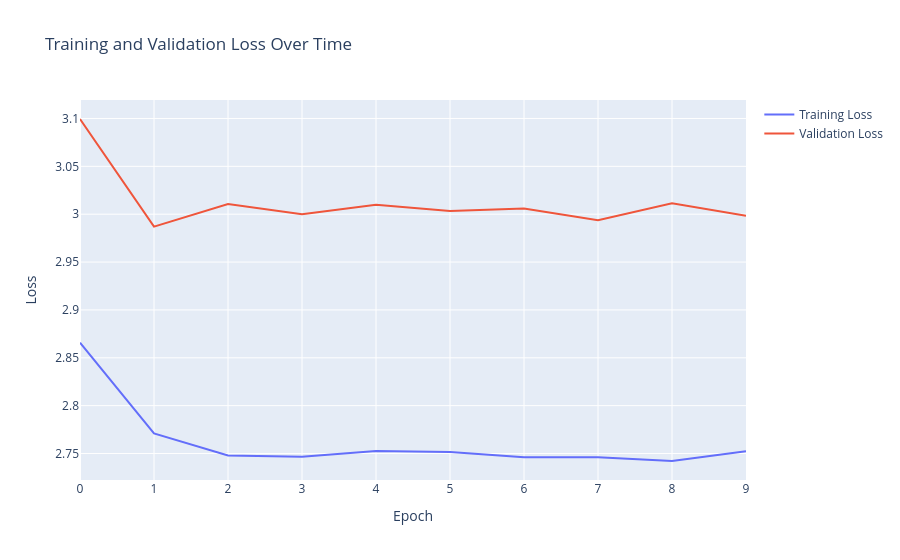

Notebook cell for this chart:
### Code cell
import plotly.graph_objects as go
import time

# Taken from Lesson 19
def train_model(model, optimizer, num_epochs, checkpoint_path):
    """Train, keep the checkpoint with the lowest validation loss, and plot the losses."""
    training_losses = []
    validation_losses = []
    best_validation_loss = float('inf')
    best_validation_epoch = -1
    training_start = time.time()

    for epoch in range(num_epochs):
        model.train()
        epoch_loss = 0
        num_batches = 0
        for images, labels in train_loader:
            images = images.to(device)
            labels = labels.to(device)
            outputs = model(images)
            optimizer.zero_grad() 
            loss = criterion(outputs, labels)
            loss.backward() 
            optimizer.step()
            
            epoch_loss += loss.item()
            num_batches += 1

        avg_loss = epoch_loss / num_batches
        training_losses.append(avg_loss)

        # Compute validation loss. Don't need gradients here.
        model.eval()
        with torch.no_grad():
            val_total = 0
            for images, labels in val_loader:
                val_outputs = model(images.to(device))
                val_total += criterion(val_outputs, labels.to(device)).item() * len(labels)
            validation_loss = val_total / len(images_val)
            validation_losses.append(validation_loss)

        # Save the model if this is the best validation loss so far
        if validation_loss < best_validation_loss:
            best_validation_loss = validation_loss
            best_validation_epoch = epoch
            torch.save(model.state_dict(), checkpoint_path)
            best_marker = ' *'
        else:
            best_marker = ''

        print(f'Epoch [{epoch}/{num_epochs}], Train Loss: {avg_loss:.5f}, Val Loss: {validation_loss:.5f}{best_marker}')

    total_time = time.time() - training_start
    print(f'Average time per epoch: {total_time / num_epochs:.2f}s')
    print(f'Best validation loss: {best_validation_loss:.5f} (epoch {best_validation_epoch})')

    fig = go.Figure()
    fig.add_trace(go.Scatter(x=list(range(len(training_losses))), y=training_losses, mode='lines', name='Training Loss'))
    fig.add_trace(go.Scatter(x=list(range(len(validation_losses))), y=validation_losses, mode='lines', name='Validation Loss'))
    fig.update_layout(title="Training and Validation Loss Over Time", xaxis_title="Epoch", yaxis_title="Loss")
    fig.show()


train_model(model, optimizer, num_epochs=10, checkpoint_path='kilter_cnn.pth')

### Figure 1 — Plotly figure (JSON) as saved in the notebook; plotly's stock layout.template omitted (floating-point values rounded to 4 significant figures)
{"data": [{"mode": "lines", "name": "Training Loss", "type": "scatter", "x": [0, 1, 2, 3, 4, 5, 6, 7, 8, 9], "y": [2.866, 2.771, 2.748, 2.747, 2.753, 2.752, 2.746, 2.746, 2.742, 2.752]}, {"mode": "lines", "name": "Validation Loss", "type": "scatter", "x": [0, 1, 2, 3, 4, 5, 6, 7, 8, 9], "y": [3.099, 2.987, 3.011, 3.0, 3.01, 3.003, 3.006, 2.994, 3.012, 2.998]}], "layout": {"title": {"text": "Training and Validation Loss Over Time"}, "xaxis": {"title": {"text": "Epoch"}}, "yaxis": {"title": {"text": "Loss"}}}}
